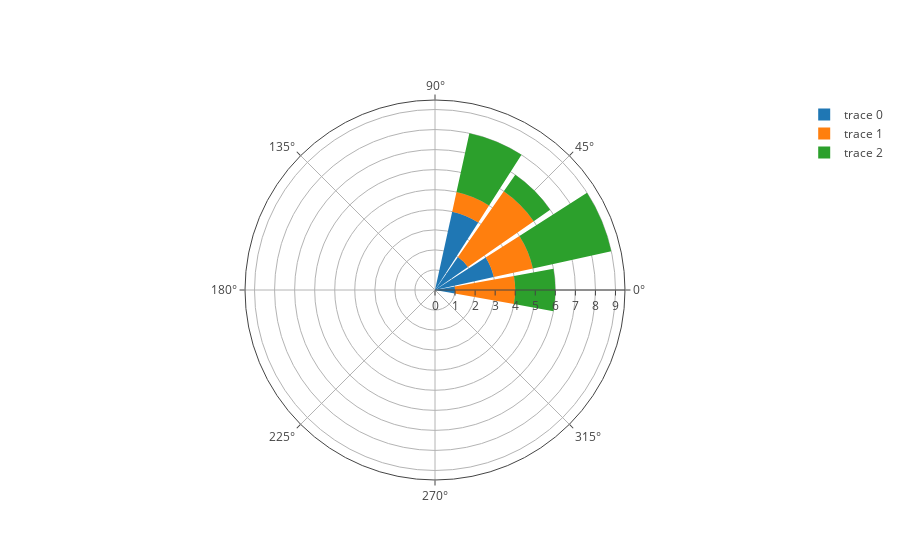

This figure's notebook cell:
### Markdown cell above
### Polar bar-char trace type
Plotly.js version 1.41 introduces a new `barpolar` trace type for creating bar charts in polar coordinates. The popular [Wind Rose](https://en.wikipedia.org/wiki/Wind_rose) chart type can now be easily created as a collection of stacked `barpolar` traces.

Figures with `barpolar` traces support rich interactions including polar-specific zoom, click-and-drag axis rotation, and lasso selection.

![](barpolar_interactions.gif)

### Code cell
theta = [0, 22.5, 45, 67.5, 90]
fig1 = go.Figure(data=[
    go.Barpolar(theta=theta, r=[1, 3, 2, 4]),
    go.Barpolar(theta=theta, r=[3, 2, 4, 1]),
    go.Barpolar(theta=theta, r=[2, 4, 1, 3])
])
iplot(fig1)

### Figure 1 — Plotly figure (JSON) as saved in the notebook; plotly's stock layout.template omitted (floating-point values rounded to 4 significant figures)
{"data": [{"r": [1, 3, 2, 4], "theta": [0, 22.5, 45, 67.5, 90], "type": "barpolar", "uid": "0ad89dda-c2a2-11e8-bc16-645aede86e5b"}, {"r": [3, 2, 4, 1], "theta": [0, 22.5, 45, 67.5, 90], "type": "barpolar", "uid": "0ad8a5be-c2a2-11e8-bc16-645aede86e5b"}, {"r": [2, 4, 1, 3], "theta": [0, 22.5, 45, 67.5, 90], "type": "barpolar", "uid": "0ad8a690-c2a2-11e8-bc16-645aede86e5b"}], "layout": {"autosize": true, "polar": {"angularaxis": {"type": "linear"}, "radialaxis": {"autorange": true, "range": [0, 9.474], "type": "linear"}}}}
